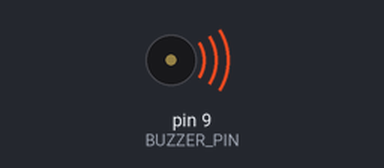
A sketch run on a simulated Arduino Uno, built with avr-gcc and run on an emulated ATmega328P. On the bench: buzzer (waves = sounding).

Above: at 1.45 s.
At 6.53 s:
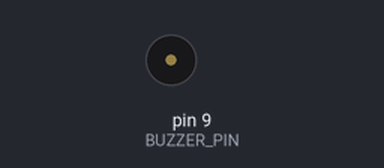
Timing chart, 0 to 7.7 s (numbered marks = the images above):
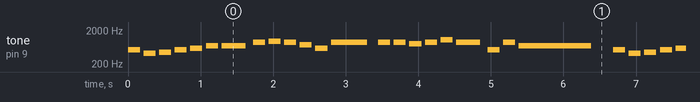

Measured:
- by itself, tone on pin 9 (BUZZER_PIN): plays 523 Hz for 0.17 s, 415 Hz for 0.17 s, 440 Hz for 0.17 s, 523 Hz for 0.17 s, 587 Hz for 0.17 s, 698 Hz for 0.17 s … (431 notes in this stretch)

The sketch:

yoshis_island.ino
```cpp
// (licence header left out)
#include "pitches.h"

#define BUZZER_PIN 9

int melody[] = {
  NOTE_C5, NOTE_GS4, NOTE_A4, NOTE_C5, NOTE_D5, NOTE_F5, NOTE_F5,
  NOTE_A5, NOTE_AS5, NOTE_A5, NOTE_FS5, NOTE_D5, NOTE_A5,
  NOTE_A5, NOTE_A5, NOTE_G5, NOTE_A5, NOTE_C6, NOTE_A5,
  NOTE_C5, NOTE_A5, NOTE_F5
};

int durations[] = {
  6, 6, 6, 6, 6, 6, 3,
  6, 6, 6, 6, 6, 2,
  6, 6, 6, 6, 6, 3,
  6, 6, 1
};

void setup()
{
  pinMode(BUZZER_PIN, OUTPUT);
}

void loop()
{
  int size = sizeof(durations) / sizeof(int);

  for (int note = 0; note < size; note++) {
    //to calculate the note duration, take one second divided by the note type.
    //e.g. quarter note = 1000 / 4, eighth note = 1000/8, etc.
    int duration = 1000 / durations[note];
    tone(BUZZER_PIN, melody[note], duration);

    //to distinguish the notes, set a minimum time between them.
    //the note's duration + 30% seems to work well:
    int pauseBetweenNotes = duration * 1.30;
    delay(pauseBetweenNotes);

    //stop the tone playing:
    noTone(BUZZER_PIN);
  }
}
```
